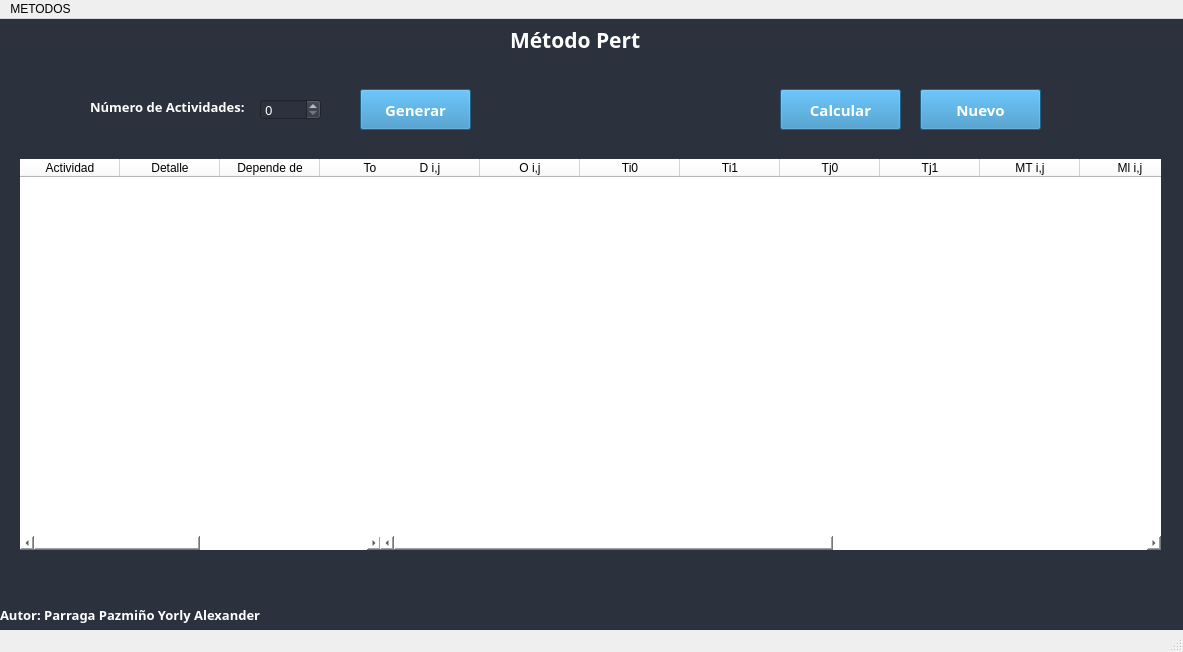
<?xml version="1.0" encoding="UTF-8"?>
<ui version="4.0">
 <class>Principal</class>
 <widget class="QMainWindow" name="Principal">
  <property name="geometry">
   <rect>
    <x>0</x>
    <y>0</y>
    <width>1183</width>
    <height>652</height>
   </rect>
  </property>
  <property name="windowTitle">
   <string>Invesigación de operaciones</string>
  </property>
  <property name="styleSheet">
   <string notr="true"/>
  </property>
  <widget class="QWidget" name="centralwidget">
   <widget class="QStackedWidget" name="stackedWidget">
    <property name="geometry">
     <rect>
      <x>0</x>
      <y>0</y>
      <width>1183</width>
      <height>652</height>
     </rect>
    </property>
    <property name="styleSheet">
     <string notr="true">background-color: rgb(43, 49, 61);</string>
    </property>
    <widget class="QWidget" name="pagePerl">
     <widget class="QTableWidget" name="tabla">
      <property name="geometry">
       <rect>
        <x>20</x>
        <y>140</y>
        <width>361</width>
        <height>391</height>
       </rect>
      </property>
      <property name="font">
       <font>
        <family>Century Gothic</family>
        <pointsize>10</pointsize>
       </font>
      </property>
      <property name="styleSheet">
       <string notr="true">background-color: rgb(255, 255, 255);
color: rgb(0, 0, 0);
border:none;
text-align: center;</string>
      </property>
      <column>
       <property name="text">
        <string>Actividad</string>
       </property>
      </column>
      <column>
       <property name="text">
        <string>Detalle</string>
       </property>
      </column>
      <column>
       <property name="text">
        <string>Depende de</string>
       </property>
      </column>
      <column>
       <property name="text">
        <string>To</string>
       </property>
      </column>
      <column>
       <property name="text">
        <string>Tn</string>
       </property>
      </column>
      <column>
       <property name="text">
        <string>Tp</string>
       </property>
      </column>
     </widget>
     <widget class="QTableWidget" name="tablaView">
      <property name="geometry">
       <rect>
        <x>380</x>
        <y>140</y>
        <width>781</width>
        <height>391</height>
       </rect>
      </property>
      <property name="font">
       <font>
        <family>Century Gothic</family>
        <pointsize>10</pointsize>
        <weight>50</weight>
        <italic>false</italic>
        <bold>false</bold>
        <underline>false</underline>
        <strikeout>false</strikeout>
       </font>
      </property>
      <property name="styleSheet">
       <string notr="true">background-color: rgb(255, 255, 255);
border: none;
color: rgb(0, 0, 0);</string>
      </property>
      <column>
       <property name="text">
        <string>D i,j</string>
       </property>
      </column>
      <column>
       <property name="text">
        <string>O i,j</string>
       </property>
      </column>
      <column>
       <property name="text">
        <string>Ti0</string>
       </property>
      </column>
      <column>
       <property name="text">
        <string>Ti1</string>
       </property>
      </column>
      <column>
       <property name="text">
        <string>Tj0</string>
       </property>
      </column>
      <column>
       <property name="text">
        <string>Tj1</string>
       </property>
      </column>
      <column>
       <property name="text">
        <string>MT i,j</string>
       </property>
      </column>
      <column>
       <property name="text">
        <string>Ml i,j</string>
       </property>
      </column>
      <column>
       <property name="text">
        <string>Fecha inicio tempano</string>
       </property>
       <property name="textAlignment">
        <set>AlignJustify|AlignTop</set>
       </property>
      </column>
      <column>
       <property name="text">
        <string>Fecha inicio tardio</string>
       </property>
       <property name="textAlignment">
        <set>AlignJustify|AlignVCenter</set>
       </property>
      </column>
      <column>
       <property name="text">
        <string>fecha final temprano</string>
       </property>
       <property name="textAlignment">
        <set>AlignJustify|AlignVCenter</set>
       </property>
      </column>
      <column>
       <property name="text">
        <string>fecha final tardio</string>
       </property>
       <property name="textAlignment">
        <set>AlignJustify|AlignVCenter</set>
       </property>
      </column>
     </widget>
     <widget class="QSpinBox" name="canVariable">
      <property name="geometry">
       <rect>
        <x>260</x>
        <y>80</y>
        <width>61</width>
        <height>21</height>
       </rect>
      </property>
      <property name="font">
       <font>
        <family>Century Gothic</family>
        <pointsize>10</pointsize>
       </font>
      </property>
      <property name="styleSheet">
       <string notr="true">color: rgb(255, 255, 255);</string>
      </property>
     </widget>
     <widget class="QLabel" name="label_2">
      <property name="geometry">
       <rect>
        <x>90</x>
        <y>80</y>
        <width>161</width>
        <height>16</height>
       </rect>
      </property>
      <property name="font">
       <font>
        <family>Century Gothic</family>
        <pointsize>10</pointsize>
        <weight>75</weight>
        <bold>true</bold>
       </font>
      </property>
      <property name="styleSheet">
       <string notr="true">color: rgb(255, 255, 255);</string>
      </property>
      <property name="text">
       <string>Número de Actividades: </string>
      </property>
     </widget>
     <widget class="QPushButton" name="btnGenera">
      <property name="geometry">
       <rect>
        <x>360</x>
        <y>70</y>
        <width>111</width>
        <height>41</height>
       </rect>
      </property>
      <property name="font">
       <font>
        <family>Century Gothic</family>
        <pointsize>11</pointsize>
        <weight>75</weight>
        <bold>true</bold>
       </font>
      </property>
      <property name="cursor">
       <cursorShape>PointingHandCursor</cursorShape>
      </property>
      <property name="styleSheet">
       <string notr="true">color: rgb(255, 255, 255);
background-color: rgb(46, 137, 191);</string>
      </property>
      <property name="text">
       <string>Generar</string>
      </property>
     </widget>
     <widget class="QPushButton" name="btnNuevo">
      <property name="geometry">
       <rect>
        <x>920</x>
        <y>70</y>
        <width>121</width>
        <height>41</height>
       </rect>
      </property>
      <property name="font">
       <font>
        <family>Century Gothic</family>
        <pointsize>11</pointsize>
        <weight>75</weight>
        <bold>true</bold>
       </font>
      </property>
      <property name="cursor">
       <cursorShape>PointingHandCursor</cursorShape>
      </property>
      <property name="styleSheet">
       <string notr="true">color: rgb(255, 255, 255);
background-color: rgb(46, 137, 191);</string>
      </property>
      <property name="text">
       <string>Nuevo</string>
      </property>
     </widget>
     <widget class="QPushButton" name="btnCalcular">
      <property name="geometry">
       <rect>
        <x>780</x>
        <y>70</y>
        <width>121</width>
        <height>41</height>
       </rect>
      </property>
      <property name="font">
       <font>
        <family>Century Gothic</family>
        <pointsize>11</pointsize>
        <weight>75</weight>
        <bold>true</bold>
       </font>
      </property>
      <property name="cursor">
       <cursorShape>PointingHandCursor</cursorShape>
      </property>
      <property name="styleSheet">
       <string notr="true">color: rgb(255, 255, 255);
selection-background-color: rgb(255, 129, 120);
alternate-background-color: rgb(203, 209, 185);
background-color: rgb(46, 137, 191);</string>
      </property>
      <property name="text">
       <string>Calcular</string>
      </property>
     </widget>
     <widget class="QLabel" name="label_7">
      <property name="geometry">
       <rect>
        <x>510</x>
        <y>10</y>
        <width>131</width>
        <height>21</height>
       </rect>
      </property>
      <property name="font">
       <font>
        <family>Century Gothic</family>
        <pointsize>16</pointsize>
        <weight>75</weight>
        <italic>false</italic>
        <bold>true</bold>
       </font>
      </property>
      <property name="layoutDirection">
       <enum>Qt::LeftToRight</enum>
      </property>
      <property name="styleSheet">
       <string notr="true">color: rgb(255, 255, 255);</string>
      </property>
      <property name="text">
       <string>Método Pert</string>
      </property>
     </widget>
     <widget class="QLabel" name="label_9">
      <property name="geometry">
       <rect>
        <x>0</x>
        <y>580</y>
        <width>281</width>
        <height>31</height>
       </rect>
      </property>
      <property name="font">
       <font>
        <family>Century Gothic</family>
        <pointsize>10</pointsize>
        <weight>75</weight>
        <bold>true</bold>
       </font>
      </property>
      <property name="styleSheet">
       <string notr="true">color: rgb(255, 255, 255);</string>
      </property>
      <property name="text">
       <string>Autor: Parraga Pazmiño Yorly Alexander</string>
      </property>
     </widget>
    </widget>
    <widget class="QWidget" name="pageSimplex">
     <widget class="QLabel" name="label_5">
      <property name="geometry">
       <rect>
        <x>0</x>
        <y>580</y>
        <width>281</width>
        <height>31</height>
       </rect>
      </property>
      <property name="font">
       <font>
        <family>Century Gothic</family>
        <pointsize>10</pointsize>
        <weight>75</weight>
        <bold>true</bold>
       </font>
      </property>
      <property name="styleSheet">
       <string notr="true">color: rgb(255, 255, 255);</string>
      </property>
      <property name="text">
       <string>Autor: Parraga Pazmiño Yorly Alexander</string>
      </property>
     </widget>
     <widget class="QPushButton" name="btnGenerar">
      <property name="geometry">
       <rect>
        <x>390</x>
        <y>110</y>
        <width>101</width>
        <height>41</height>
       </rect>
      </property>
      <property name="font">
       <font>
        <family>Century Gothic</family>
        <pointsize>12</pointsize>
        <weight>75</weight>
        <bold>true</bold>
       </font>
      </property>
      <property name="cursor">
       <cursorShape>PointingHandCursor</cursorShape>
      </property>
      <property name="styleSheet">
       <string notr="true">background-color: rgb(70, 151, 231);
color: rgb(255, 255, 255);</string>
      </property>
      <property name="text">
       <string>Generar</string>
      </property>
     </widget>
     <widget class="QTableWidget" name="tablaRestri">
      <property name="geometry">
       <rect>
        <x>570</x>
        <y>110</y>
        <width>441</width>
        <height>241</height>
       </rect>
      </property>
      <property name="styleSheet">
       <string notr="true">background-color: rgb(240, 240, 240);
color: rgb(0, 0, 0);</string>
      </property>
     </widget>
     <widget class="QLabel" name="label">
      <property name="geometry">
       <rect>
        <x>40</x>
        <y>90</y>
        <width>151</width>
        <height>31</height>
       </rect>
      </property>
      <property name="font">
       <font>
        <family>Century Gothic</family>
        <pointsize>10</pointsize>
        <weight>75</weight>
        <bold>true</bold>
       </font>
      </property>
      <property name="styleSheet">
       <string notr="true">color: rgb(255, 255, 255);</string>
      </property>
      <property name="text">
       <string>Cantidad de Variable:</string>
      </property>
     </widget>
     <widget class="QTableWidget" name="tablaVaria">
      <property name="geometry">
       <rect>
        <x>40</x>
        <y>280</y>
        <width>461</width>
        <height>71</height>
       </rect>
      </property>
      <property name="styleSheet">
       <string notr="true">background-color: rgb(240, 240, 240);
color: rgb(0, 0, 0);</string>
      </property>
      <row>
       <property name="text">
        <string>&gt;</string>
       </property>
      </row>
     </widget>
     <widget class="QPushButton" name="btnNuevo_2">
      <property name="geometry">
       <rect>
        <x>580</x>
        <y>480</y>
        <width>161</width>
        <height>61</height>
       </rect>
      </property>
      <property name="font">
       <font>
        <family>Century Gothic</family>
        <pointsize>12</pointsize>
        <weight>75</weight>
        <bold>true</bold>
       </font>
      </property>
      <property name="cursor">
       <cursorShape>PointingHandCursor</cursorShape>
      </property>
      <property name="layoutDirection">
       <enum>Qt::LeftToRight</enum>
      </property>
      <property name="autoFillBackground">
       <bool>false</bool>
      </property>
      <property name="styleSheet">
       <string notr="true">background-color: rgb(70, 151, 231);
color: rgb(255, 255, 255);</string>
      </property>
      <property name="text">
       <string>Nuevo</string>
      </property>
     </widget>
     <widget class="QSpinBox" name="canVariable_2">
      <property name="geometry">
       <rect>
        <x>240</x>
        <y>90</y>
        <width>101</width>
        <height>31</height>
       </rect>
      </property>
      <property name="styleSheet">
       <string notr="true">color: rgb(255, 255, 255);</string>
      </property>
     </widget>
     <widget class="QTableWidget" name="tablaIgual">
      <property name="geometry">
       <rect>
        <x>1010</x>
        <y>110</y>
        <width>111</width>
        <height>241</height>
       </rect>
      </property>
      <property name="styleSheet">
       <string notr="true">background-color: rgb(240, 240, 240);
color: rgb(0, 0, 0);</string>
      </property>
     </widget>
     <widget class="QPushButton" name="btnResultado">
      <property name="geometry">
       <rect>
        <x>390</x>
        <y>480</y>
        <width>161</width>
        <height>61</height>
       </rect>
      </property>
      <property name="font">
       <font>
        <family>Century Gothic</family>
        <pointsize>12</pointsize>
        <weight>75</weight>
        <bold>true</bold>
       </font>
      </property>
      <property name="cursor">
       <cursorShape>PointingHandCursor</cursorShape>
      </property>
      <property name="layoutDirection">
       <enum>Qt::LeftToRight</enum>
      </property>
      <property name="autoFillBackground">
       <bool>false</bool>
      </property>
      <property name="styleSheet">
       <string notr="true">background-color: rgb(70, 151, 231);
color: rgb(255, 255, 255);</string>
      </property>
      <property name="text">
       <string>Mostrar Resultado</string>
      </property>
     </widget>
     <widget class="QSpinBox" name="canRestri">
      <property name="geometry">
       <rect>
        <x>240</x>
        <y>140</y>
        <width>101</width>
        <height>31</height>
       </rect>
      </property>
      <property name="styleSheet">
       <string notr="true">color: rgb(255, 255, 255);</string>
      </property>
     </widget>
     <widget class="QLabel" name="label_4">
      <property name="geometry">
       <rect>
        <x>570</x>
        <y>70</y>
        <width>131</width>
        <height>31</height>
       </rect>
      </property>
      <property name="font">
       <font>
        <family>Century Gothic</family>
        <pointsize>12</pointsize>
        <weight>75</weight>
        <bold>true</bold>
       </font>
      </property>
      <property name="styleSheet">
       <string notr="true">color: rgb(255, 255, 255);</string>
      </property>
      <property name="text">
       <string>Restricciones</string>
      </property>
     </widget>
     <widget class="QLabel" name="label_3">
      <property name="geometry">
       <rect>
        <x>40</x>
        <y>140</y>
        <width>181</width>
        <height>31</height>
       </rect>
      </property>
      <property name="font">
       <font>
        <family>Century Gothic</family>
        <pointsize>10</pointsize>
        <weight>75</weight>
        <bold>true</bold>
       </font>
      </property>
      <property name="styleSheet">
       <string notr="true">color: rgb(255, 255, 255);</string>
      </property>
      <property name="text">
       <string>Cantidad de Restricciones: </string>
      </property>
     </widget>
     <widget class="QLabel" name="label_6">
      <property name="geometry">
       <rect>
        <x>40</x>
        <y>250</y>
        <width>151</width>
        <height>16</height>
       </rect>
      </property>
      <property name="font">
       <font>
        <family>Century Gothic</family>
        <pointsize>12</pointsize>
        <weight>75</weight>
        <bold>true</bold>
       </font>
      </property>
      <property name="styleSheet">
       <string notr="true">color: rgb(255, 255, 255);</string>
      </property>
      <property name="text">
       <string>Función Objetivo</string>
      </property>
     </widget>
     <widget class="QLabel" name="label_8">
      <property name="geometry">
       <rect>
        <x>500</x>
        <y>10</y>
        <width>171</width>
        <height>21</height>
       </rect>
      </property>
      <property name="font">
       <font>
        <family>Century Gothic</family>
        <pointsize>16</pointsize>
        <weight>75</weight>
        <italic>false</italic>
        <bold>true</bold>
       </font>
      </property>
      <property name="layoutDirection">
       <enum>Qt::LeftToRight</enum>
      </property>
      <property name="styleSheet">
       <string notr="true">color: rgb(255, 255, 255);</string>
      </property>
      <property name="text">
       <string>Método Simplex</string>
      </property>
     </widget>
    </widget>
   </widget>
  </widget>
  <widget class="QStatusBar" name="statusbar"/>
  <widget class="QMenuBar" name="menubar">
   <property name="geometry">
    <rect>
     <x>0</x>
     <y>0</y>
     <width>1183</width>
     <height>21</height>
    </rect>
   </property>
   <widget class="QMenu" name="menuMETODOS">
    <property name="title">
     <string>METODOS</string>
    </property>
    <addaction name="actionSimplex"/>
    <addaction name="separator"/>
    <addaction name="actionPerl"/>
   </widget>
   <addaction name="menuMETODOS"/>
  </widget>
  <action name="actionSimplex">
   <property name="text">
    <string>Simplex</string>
   </property>
  </action>
  <action name="actionPerl">
   <property name="text">
    <string>Perl</string>
   </property>
  </action>
 </widget>
 <resources/>
 <connections/>
</ui>
